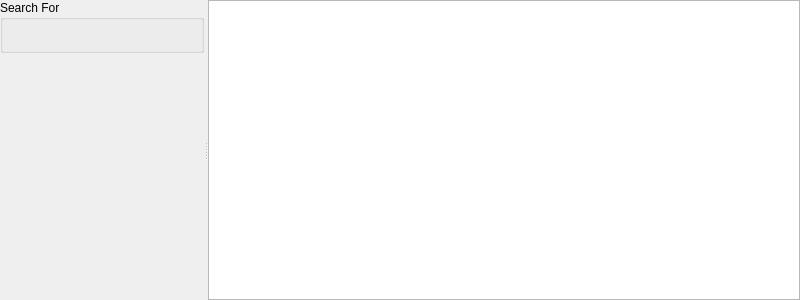
<ui version="4.0" >
 <class>dlgSearch</class>
 <widget class="QWidget" name="dlgSearch" >
  <property name="geometry" >
   <rect>
    <x>0</x>
    <y>0</y>
    <width>800</width>
    <height>300</height>
   </rect>
  </property>
  <layout class="QHBoxLayout" >
   <property name="leftMargin" >
    <number>0</number>
   </property>
   <property name="topMargin" >
    <number>0</number>
   </property>
   <property name="rightMargin" >
    <number>0</number>
   </property>
   <property name="bottomMargin" >
    <number>0</number>
   </property>
   <item>
    <widget class="QSplitter" name="splitter" >
     <property name="orientation" >
      <enum>Qt::Horizontal</enum>
     </property>
     <property name="childrenCollapsible" >
      <bool>false</bool>
     </property>
     <widget class="QWidget" name="layoutWidget" >
      <layout class="QVBoxLayout" >
       <item>
        <widget class="QGroupBox" name="dynamicForm" >
         <property name="title" >
          <string>Search For</string>
         </property>
         <layout class="QVBoxLayout" >
          <property name="spacing" >
           <number>6</number>
          </property>
          <property name="leftMargin" >
           <number>8</number>
          </property>
          <property name="topMargin" >
           <number>8</number>
          </property>
          <property name="rightMargin" >
           <number>8</number>
          </property>
          <property name="bottomMargin" >
           <number>8</number>
          </property>
          <item>
           <widget class="QLabel" name="lblWait" >
            <property name="lineWidth" >
             <number>1</number>
            </property>
            <property name="text" >
             <string/>
            </property>
            <property name="alignment" >
             <set>Qt::AlignVCenter</set>
            </property>
            <property name="wordWrap" >
             <bool>true</bool>
            </property>
           </widget>
          </item>
         </layout>
        </widget>
       </item>
       <item>
        <spacer>
         <property name="orientation" >
          <enum>Qt::Vertical</enum>
         </property>
         <property name="sizeHint" >
          <size>
           <width>20</width>
           <height>40</height>
          </size>
         </property>
        </spacer>
       </item>
      </layout>
     </widget>
     <widget class="QTreeWidget" name="tblResults" >
      <property name="sizePolicy" >
       <sizepolicy vsizetype="Expanding" hsizetype="Expanding" >
        <horstretch>0</horstretch>
        <verstretch>0</verstretch>
       </sizepolicy>
      </property>
      <property name="rootIsDecorated" >
       <bool>false</bool>
      </property>
      <property name="uniformRowHeights" >
       <bool>false</bool>
      </property>
      <property name="itemsExpandable" >
       <bool>true</bool>
      </property>
      <property name="columnCount" >
       <number>0</number>
      </property>
     </widget>
    </widget>
   </item>
  </layout>
 </widget>
 <resources/>
 <connections/>
</ui>
